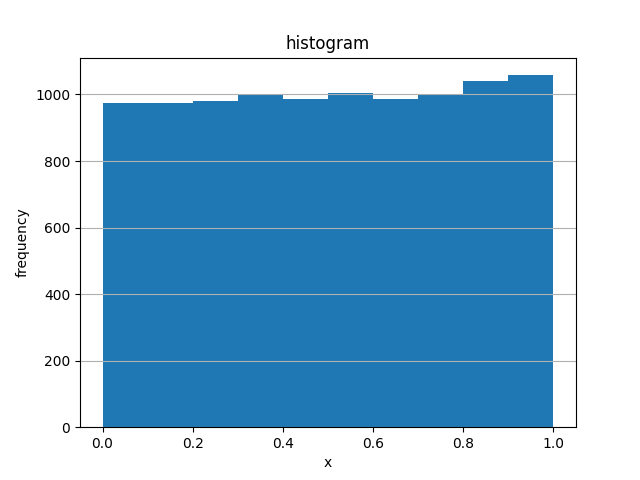

Write Julia code to recreate this figure.
include("../prac01/bernoulli.jl")

using .SetOptions
using Distributions
using PyPlot

struct Pram 
    num1::Int
    num2::Int
end

function MakeUniform(pram::Pram)
    # 一様分布の作成
    d = Uniform(pram.num1, pram.num2)

    # サンプリング
    X = rand(d, 10000)

    return X
end

function main()
    pram = Pram(0,1)
    X = MakeUniform(pram)
    fig, ax = subplots()
    ax.hist(X)

    # 描画
    SetOptions.set_options(ax, "x", "frequency", "histogram", "uniform"; gridy=true)
end

abspath(PROGRAM_FILE) == abspath(@__FILE__) && main()
